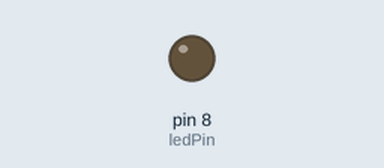
A sketch run on a simulated Arduino Uno, built with avr-gcc and run on an emulated ATmega328P. Parts: output pins drawn as LEDs (lit = HIGH).

Above: at 1.5 s.
At 6.3 s:
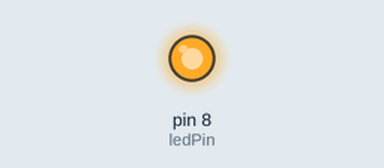
Timing chart, 0 to 7.4 s (numbered marks = the images above):
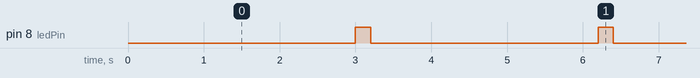

Measured:
- by itself, pin 8 (ledPin): alternates HIGH for 0.20 s and LOW for 3.0 s

The sketch:

Week6_Thuchanh1_ModuleChucNang_Bai2_y3.ino
```cpp
#include <DHT.h>
#define DHTPIN 2
#define DHTTYPE DHT11
DHT dht(DHTPIN, DHTTYPE);

const int ledPin = 8;
unsigned long previousMillis = 0;
const long intervalOn = 200;
const long intervalOff = 3000;
bool ledState = LOW;

void setup() {
  pinMode(ledPin, OUTPUT);
  dht.begin();
}

void loop() {
  unsigned long currentMillis = millis();

  if (ledState == HIGH) {
    if (currentMillis - previousMillis >= intervalOn) {
      ledState = LOW;
      previousMillis = currentMillis;
      digitalWrite(ledPin, ledState);
    }
  } else {
    if (currentMillis - previousMillis >= intervalOff) {
      ledState = HIGH;
      previousMillis = currentMillis;
      digitalWrite(ledPin, ledState);
    }
  }
}
```
